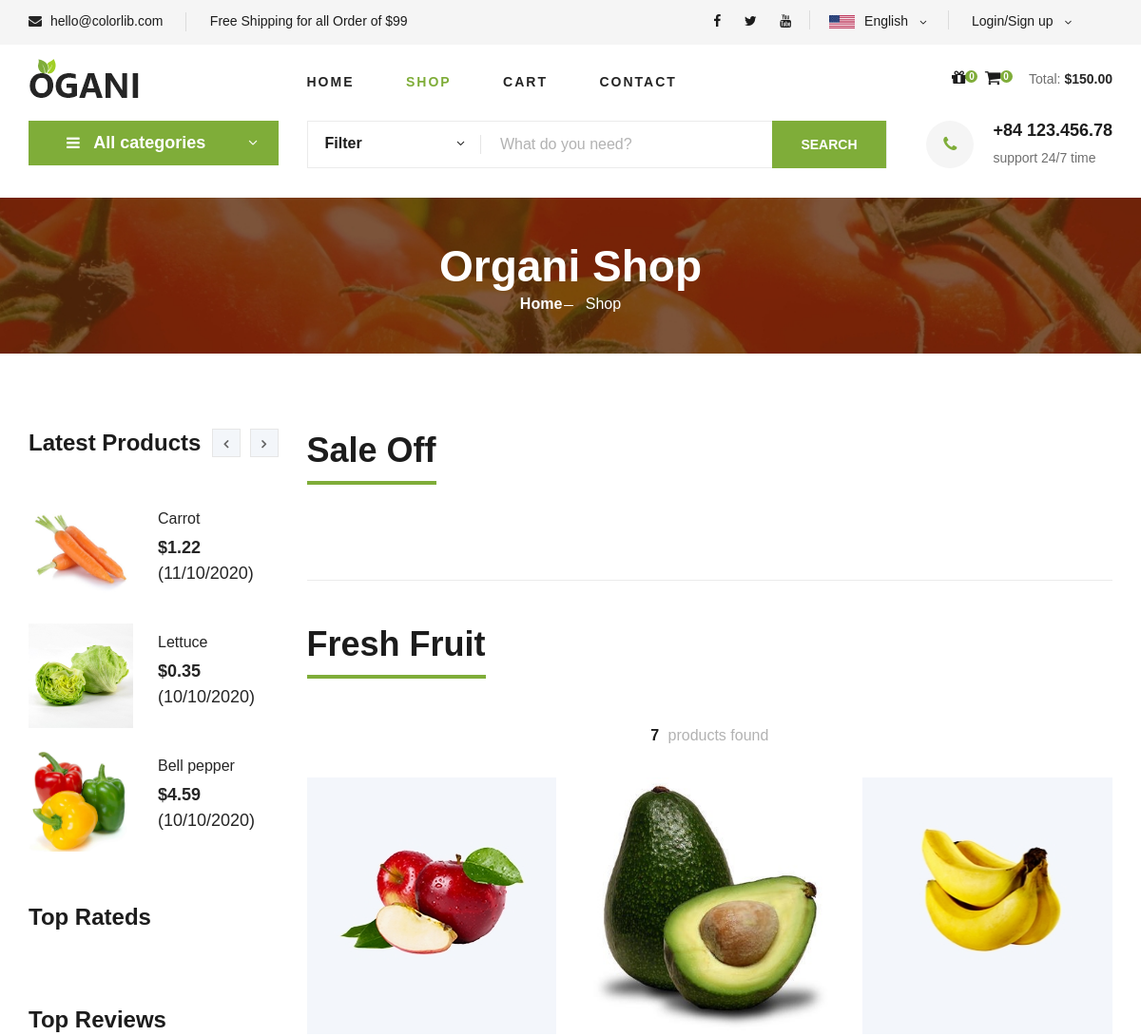
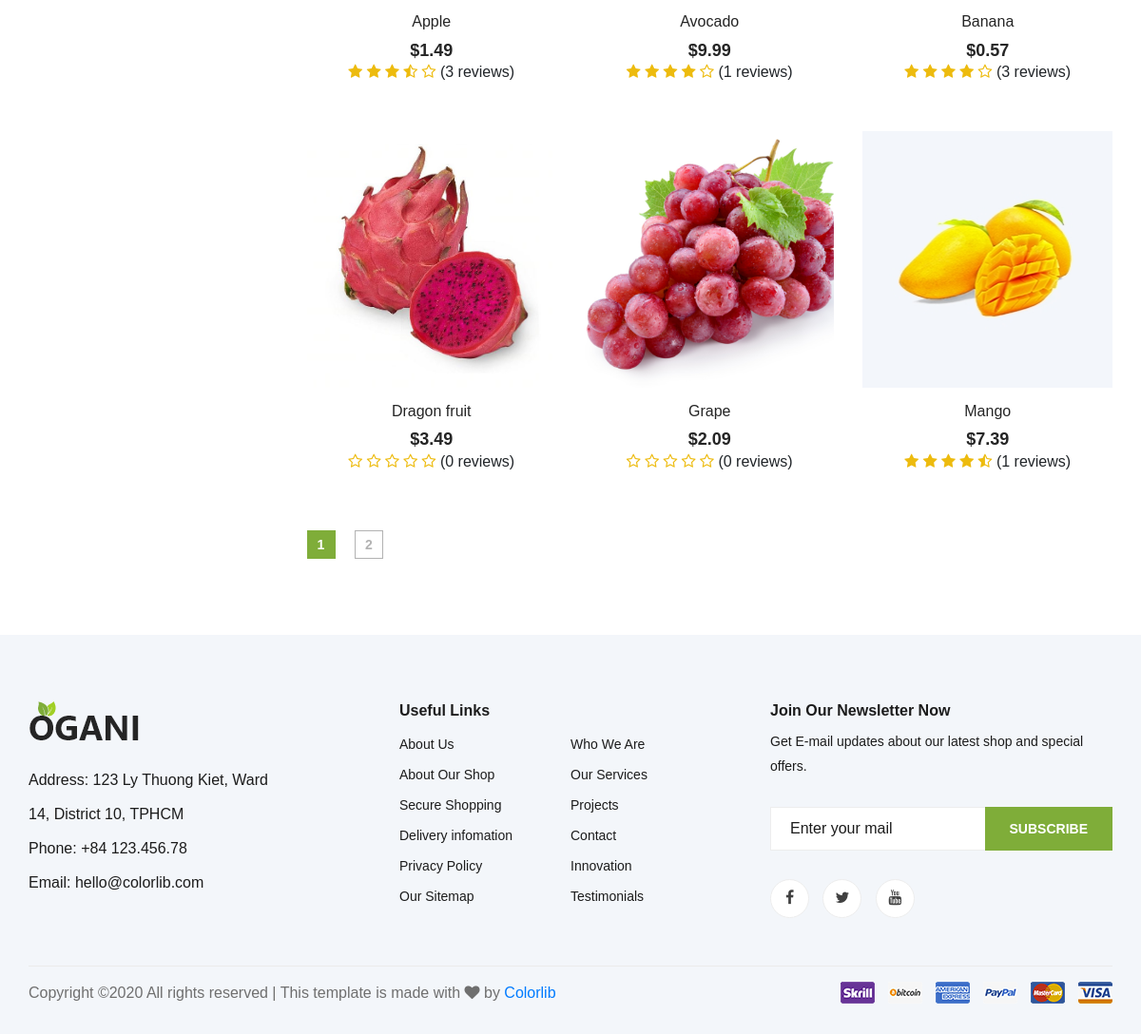
The app's page /shop/category/fresh-fruit with its own data (2 pictures, top to bottom).
### tables this page shows
CREATE TABLE `item` (
  `id_item` varchar(100) NOT NULL,
  `name_item` varchar(100) NOT NULL DEFAULT 'Default name',
  `avatar_item` varchar(500) NOT NULL DEFAULT 'Default link',
  `detail_item_1` varchar(500) DEFAULT NULL,
  `detail_item_2` varchar(500) DEFAULT NULL,
  `detail_item_3` varchar(500) DEFAULT NULL,
  `description_item` varchar(500) NOT NULL DEFAULT 'Default description',
  `price_item` float NOT NULL DEFAULT 0,
  `availability_item` tinyint(1) NOT NULL DEFAULT 1,
  `weight_item` float NOT NULL DEFAULT 0,
  `sale_off_item` float NOT NULL DEFAULT 0,
  `featured` tinyint(1) NOT NULL DEFAULT 0,
  `best_seller_item` tinyint(1) NOT NULL DEFAULT 0,
  `date_created_item` datetime DEFAULT NULL,
  `latest_date_updated_item` datetime DEFAULT NULL,
  `category_item` varchar(100) DEFAULT NULL
);

CREATE TABLE `top_item` (
  `id_item_top` varchar(100) NOT NULL,
  `average_rating` float NOT NULL,
  `num_review` int(11) NOT NULL
);

### mvc/core/Controller.php (called while the page is built, shortened)
<?php
class Controller{
    final public function view($view, $data = []){
        require_once "./mvc/views/".$view.".php";
    }
}
?>

### mvc/controllers/Shop.php (called while the page is built, shortened)
<?php
class Shop extends Controller{
    protected $item_object;
    protected $category_object;
    final public function __construct(){
        $this->item_object = $this->model("Item");
        $this->category_object = $this->model("Category");
    }
    public function category($category, $page_no = 0){
        $this->view("Master1", array(
            "page"=>"shop",
            "category"=>$category,
            "name_category"=>$this->item_object->get_name_category($category),
            "item_list"=>$this->item_object->get_items_from_category_per_page($category),
            "category_list"=>$this->category_object->get_all_categories(),
            "latest_item_list"=>$this->item_object->get_latest_items(),
            "num_items"=>$this->item_object->get_num_category_items($category),
            "num_pages"=>$this->item_object->get_num_category_pages($category),
            "page_no"=>$this->item_object->get_page_no()
        ));
    }
}
?>

### mvc/core/App.php (called while the page is built, shortened)
<?php
class App{
    protected $action = "Action";
    final public function __construct(){
        $arr = $this->url_process();
        if(isset($arr[0])){
            if(file_exists("./mvc/controllers/".$arr[0].".php")){
                unset($arr[0]);
            }
        }
        $this->controller = new $this->controller();
        if(isset($arr[1])){
            if(method_exists($this->controller, $arr[1])){
                $this->action = $arr[1];
            }
            unset($arr[1]);
        }
        $this->params = $arr?array_values($arr):[];
        call_user_func_array([$this->controller, $this->action], $this->params);
    }
    final public function url_process(){
        if (isset($_GET["url"])){
            return explode("/", trim($_GET["url"]));
        }
    }
}
?>

### index.php (called while the page is built, shortened)
<?php
$app = new App();
?>

### mvc/core/Database.php (called while the page is built, shortened)
<?php
class Database{
    protected $servername = "localhost";
    protected $username = "root";
    protected $password = "";
    final public function __construct(){
        $this->conn = mysqli_connect($this->servername, $this->username, $this->password);
    }
}
?>

### mvc/models/Item.php (called while the page is built, shortened)
<?php
class Item extends Database{
    private $num_per_page = 6;
    private $page_no = 1;
    public function get_latest_items(){
        $sql = "SELECT item.*, category.name_category".
        " FROM item LEFT JOIN category ON item.category_item=category.id_category".
        " ORDER BY date_created_item DESC LIMIT 6;";
        $array_result = array();
        $sql_result = mysqli_query($this->conn, $sql);
        if($sql_result){
            while($row = mysqli_fetch_assoc($sql_result)){
                $array_result[] = $row;
            }
        }
        return json_encode($array_result);
    }
    public function get_items_from_category_per_page($category){
        $from = ($this->page_no - 1)*$this->num_per_page;
        $sql = "SELECT id_item, name_item, avatar_item, price_item, average_rating, num_review".
        " FROM (SELECT * FROM item t1 LEFT JOIN category t2 ON t1.category_item=t2.id_category".
        " WHERE category_item='".$category."') t3 LEFT JOIN top_item t4 ON t3.id_item=t4.id_item_top".
        " LIMIT ".$from.", ".$this->num_per_page.";";
        $array_result = array();
        $sql_result = mysqli_query($this->conn, $sql);
        if($sql_result){
            while($row = mysqli_fetch_assoc($sql_result)){
                $array_result[] = $row;
            }
        }
        return json_encode($array_result);
    }
}
?>

### mvc/views/pages/shop.php (the view, shortened to what this page needs)
<section class="breadcrumb-section set-bg" data-setbg="/tmdt_201/public/master1/images/breadcrumb.jpg">
    <div class="container">
        <div class="row">
            <div class="col-lg-12 text-center">
                <div class="breadcrumb__text">
                    <h2>Organi Shop</h2>
                    <div class="breadcrumb__option">
                        <a href="http://localhost/tmdt_201/home">Home</a>
                        <span>Shop</span>
                    </div>
                </div>
            </div>
        </div>
    </div>
</section>
<section class="product spad">
    <div class="container">
        <div class="row">
            <div class="col-lg-3 col-md-5">
                <div class="sidebar">
                    <div class="sidebar__item">
                        <div class="latest-product__text">
                            <h4>Latest Products</h4>
                            <div class="latest-product__slider owl-carousel">
                                <?php $latest_item_list = json_decode($data["latest_item_list"]);
                                $size_list = count($latest_item_list);
                                for($row = 0; $row < $size_list; $row++){
                                    if($row % 3 == 0){
                                ?>
                                <div class="latest-prdouct__slider__item">
                                <?php }?>
                                    <a href="http://localhost/tmdt_201/shop/detail/<?php echo $latest_item_list[$row]->id_item;?>" class="latest-product__item">
                                        <div class="latest-product__item__pic">
                                            <img src="/tmdt_201/<?php echo $latest_item_list[$row]->avatar_item; ?>"
                                                alt="<?php echo $latest_item_list[$row]->id_item;?>" style="width: 110px; height: 110px;">
                                        </div>
                                        <div class="latest-product__item__text">
                                            <h6><?php echo $latest_item_list[$row]->name_item;?></h6>
                                            <span>$<?php echo $latest_item_list[$row]->price_item;?></span>
                                            <span style="font-weight: normal;"><?php echo date_format(date_create($latest_item_list[$row]->date_created_item), '\(d/m/Y\)');?></span>
                                        </div>
                                    </a>
                                <?php if($row % 3 == 2 || ($row == $size_list - 1 && $row % 3 < 2)){ ?>
                                </div>
                                <?php }}?>
                            </div>
                        </div>
                    </div>
                    <div class="sidebar__item">
                        <div class="latest-product__text">
                            <h4>Top Rateds</h4>
                        </div>
                    </div>
                    <div class="sidebar__item">
                        <div class="latest-product__text">
                            <h4>Top Reviews</h4>
                        </div>
                    </div>
                </div>
            </div>
            <div class="col-lg-9 col-md-7">
                <div class="product__discount">
                    <div class="section-title product__discount__title">
                        <h2>Sale Off</h2>
                    </div>
                </div>
                <div class="filter__item">
                    <div class="section-title product__discount__title">
                        <h2 id="scroll-pos">
                        <?php
                        if(!isset($data['name_category'])){
                            echo 'All of products';
                        }
                        else{
                            echo json_decode($data['name_category'])->name_category;
                        }
                        ?>
                        </h2>
                    </div>
                    <div class="row">
                        <div class="col-12">
                            <div class="filter__found">
                                <?php $item_list = json_decode($data['item_list']);
                                $size_list = count($item_list);
                                ?>
                                <h6><span><?php echo json_decode($data['num_items']); ?></span> products found</h6>
                            </div>
                        </div>
                    </div>
                </div>
                <div class="row">
                    <?php for($row = 0; $row < $size_list; $row++){ ?>
                    <div class="col-lg-4 col-md-6 col-sm-6">
                        <div class="product__item">
                            <div class="product__item__pic set-bg" data-setbg="/tmdt_201/<?php echo $item_list[$row]->avatar_item; ?>">
                            </div>
                            <div class="product__item__text">
                                <h6>
                                    <a href="http://localhost/tmdt_201/shop/detail/<?php echo $item_list[$row]->id_item;?>" class="language-option">
                                        <?php echo $item_list[$row]->name_item;?>
                                    </a>
                                </h6>
                                <h5>$<?php echo $item_list[$row]->price_item;?></h5>
                                <div>
                                    <?php $average_rating = $item_list[$row]->average_rating;?>
                                    <i style="color: #EDBB0E;" class="fa <?php echo (($average_rating > 0 && $average_rating < 0.3) || $average_rating == 0)?'fa-star-o':(($average_rating >= 0.3 && $average_rating < 0.7)?'fa-star-half-o':'fa-star');?>"></i>
                                    <i style="color: #EDBB0E;" class="fa <?php echo (($average_rating > 1 && $average_rating < 1.3) || $average_rating <= 1)?'fa-star-o':(($average_rating >= 1.3 && $average_rating < 1.7)?'fa-star-half-o':'fa-star');?>"></i>
                                    <i style="color: #EDBB0E;" class="fa <?php echo (($average_rating > 2 && $average_rating < 2.3) || $average_rating <= 2)?'fa-star-o':(($average_rating >= 2.3 && $average_rating < 2.7)?'fa-star-half-o':'fa-star');?>"></i>
                                    <i style="color: #EDBB0E;" class="fa <?php echo (($average_rating > 3 && $average_rating < 3.3) || $average_rating <= 3)?'fa-star-o':(($average_rating >= 3.3 && $average_rating < 3.7)?'fa-star-half-o':'fa-star');?>"></i>
                                    <i style="color: #EDBB0E;" class="fa <?php echo (($average_rating > 4 && $average_rating < 4.3) || $average_rating <= 4)?'fa-star-o':(($average_rating >= 4.3 && $average_rating < 4.7)?'fa-star-half-o':'fa-star');?>"></i>
                                    <span>(<?php echo $item_list[$row]->num_review;?> reviews)</span>
                                </div>
                            </div>
                        </div>
                    </div>
                    <?php }?>
                </div>
                <div class="product__pagination">
                <?php
                $num_pages = json_decode($data['num_pages']);
                $page_no = json_decode($data['page_no']);
                $category = $data['category'];
                for($i = 1; $i <= $num_pages; $i++){
                ?>
                    <a href="http://localhost/tmdt_201/shop/<?php echo $category == 'all'?'page':'category/'.$category; ?>/<?php echo $i; ?>" <?php echo $page_no == $i?'class="active"':''; ?>><?php echo $i; ?></a>
                <?php }?>
                </div>
            </div>
        </div>
    </div>
</section>

### public/master1/css/style.css (style rules this page uses)
html, body { height: 100%; font-family: "Cairo", sans-serif; -webkit-font-smoothing: antialiased; font-smoothing: antialiased; }
h1, h2, h3, h4, h5, h6 { margin: 0; color: #111111; font-weight: 400; font-family: "Cairo", sans-serif; }
h2 { font-size: 36px; }
h4 { font-size: 24px; }
h5 { font-size: 18px; }
h6 { font-size: 16px; }
img { max-width: 100%; }
.section-title { margin-bottom: 50px; text-align: center; }
.section-title h2 { color: #1c1c1c; font-weight: 700; position: relative; }
.section-title h2:after { position: absolute; left: 0; bottom: -15px; right: 0; height: 4px; width: 80px; background: #7fad39; content: ""; margin: 0 auto; }
.set-bg { background-repeat: no-repeat; background-size: cover; background-position: top center; }
.spad { padding-top: 100px; padding-bottom: 100px; }
.latest-product__text h4 { font-weight: 700; color: #1c1c1c; margin-bottom: 45px; }
.latest-product__item { margin-bottom: 20px; overflow: hidden; display: block; }
.latest-product__item__pic { float: left; margin-right: 26px; }
.latest-product__item__pic img { height: 110px; width: 110px; }
.latest-product__item__text { overflow: hidden; padding-top: 10px; }
.latest-product__item__text h6 { color: #252525; margin-bottom: 8px; }
.latest-product__item__text span { font-size: 18px; display: block; color: #252525; font-weight: 700; }
.breadcrumb-section { display: flex; align-items: center; padding: 45px 0 40px; }
.breadcrumb__text h2 { font-size: 46px; color: #ffffff; font-weight: 700; }
.breadcrumb__option a { display: inline-block; font-size: 16px; color: #ffffff; font-weight: 700; margin-right: 20px; position: relative; }
.breadcrumb__option a:after { position: absolute; right: -12px; top: 13px; height: 1px; width: 10px; background: #ffffff; content: ""; }
.breadcrumb__option span { display: inline-block; font-size: 16px; color: #ffffff; }
.sidebar__item { margin-bottom: 35px; }
.sidebar__item h4 { color: #1c1c1c; font-weight: 700; margin-bottom: 25px; }
.sidebar__item .latest-product__text { position: relative; }
.sidebar__item .latest-product__text h4 { margin-bottom: 45px; }
.product { padding-top: 80px; padding-bottom: 80px; }
.product__discount { padding-bottom: 50px; }
.product__discount__title { text-align: left; margin-bottom: 65px; }
.product__discount__title h2 { display: inline-block; }
.product__discount__title h2:after { margin: 0; width: 100%; }
.filter__item { padding-top: 45px; border-top: 1px solid #ebebeb; padding-bottom: 20px; }
.filter__found { text-align: center; margin-bottom: 15px; }
.filter__found h6 { font-size: 16px; color: #b2b2b2; }
.filter__found h6 span { color: #1c1c1c; font-weight: 700; margin-right: 5px; }
.product__item { margin-bottom: 50px; }
.product__item__pic { height: 270px; position: relative; overflow: hidden; }
.product__item__text { text-align: center; padding-top: 15px; }
.product__item__text h6 { margin-bottom: 10px; }
.product__item__text h6 a { color: #252525; }
.product__item__text h5 { color: #252525; font-weight: 700; }
.product__pagination, .blog__pagination { padding-top: 10px; }
.product__pagination a, .blog__pagination a { display: inline-block; width: 30px; height: 30px; border: 1px solid #b2b2b2; font-size: 14px; color: #b2b2b2; font-weight: 700; line-height: 28px; text-align: center; margin-right: 16px; -webkit-transition: all, 0.3s; -moz-transition: all, 0.3s; -ms-transition: all, 0.3s; -o-transition: all, 0.3s; transition: all, 0.3s; }
.product__pagination a:last-child, .blog__pagination a:last-child { margin-right: 0; }
@media only screen and (min-width: 1200px) { .container { max-width: 1170px; } }

### mvc/views/Master1.php (style rules this page uses)
.language-option, .item-cart { transition: 0.3s; }
.product__pagination a.active, .blog__pagination a.active { background: #7fad39; border-color: #7fad39; color: #ffffff; }

### records on screen
item: avatar_item+id_item (picture), name_item "Carrot", price_item "1.22", date_created_item "(11/10/2020)"
item: avatar_item+id_item (picture), name_item "Lettuce", price_item "0.35", date_created_item "(10/10/2020)"
item: avatar_item+id_item (picture), name_item "Bell pepper", price_item "4.59", date_created_item "(10/10/2020)"
top_item: shows a picture, name_item "Apple", price_item "1.49", average_rating 3.33333 (drawn), num_review "3"
top_item: shows a picture, name_item "Avocado", price_item "9.99", average_rating 4 (drawn), num_review "1"
top_item: shows a picture, name_item "Banana", price_item "0.57", average_rating 4 (drawn), num_review "3"
top_item: shows a picture, name_item "Dragon fruit", price_item "3.49", average_rating 0 (drawn), num_review "0"
top_item: shows a picture, name_item "Grape", price_item "2.09", average_rating 0 (drawn), num_review "0"
top_item: shows a picture, name_item "Mango", price_item "7.39", average_rating 4.5 (drawn), num_review "1"

### other values on screen
json_decode($data['name_category'])->name_category "Fresh Fruit"
json_decode($data['num_items']) "7"
